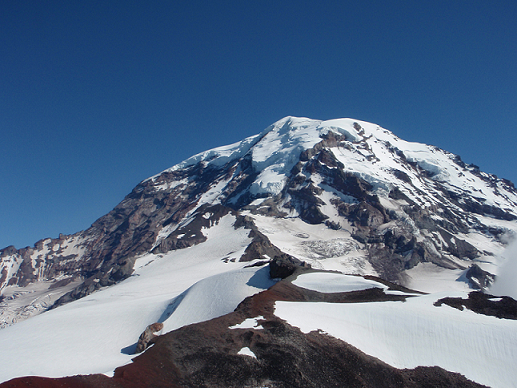
//> input picture project_images/Rainier1.png, 517 x 388 px
$ ./Main_ExtraCredit4   (built with g++ and OpenCV 4)
//> lines starting //> are read from the running program, lines starting //| are printed output that depends on the picture
### src/Stitching.cpp
//
//  Stitching.cpp
//  OpenCV-Template
//
//  Created by Benjamin Therien on 2019-03-22.
//  Copyright © 2019 Benjamin Therien. All rights reserved.
//

#include <opencv2/opencv.hpp>
#include <cmath>
#include <iostream>
#include <unistd.h>
#include <vector>
#include "ransac.cpp"

using namespace std;
using namespace cv;

/**
 * @struct StitchedInfo
 * Use --> Container for a stitched image, and a point representing the displacement of the central image from
 */
struct StitchedInfo
{
    Mat StitchedImage;
    Point2f norm;
};
/**
 * @struct toStitch
 * Use --> stitching many images together, this is used to hold an image and its homography to the center images plane
 */
struct toStitch
{
    Mat image, HomToCenter;
    // [5 lines left out: function toStitch, not called in this run]
};
/**
 @function getCornersVec
 @param Mat image : an image
 @return a vector containing coordinate points of each corner of the image
 */
// [9 lines left out: function getCornersVec, not called in this run]

/**
 @function getProjectedCornersVec
 @param cornerInterest : the image, Mat H : the homography we want to warp the image with
 @return a vector containing coordinates of projected corners of the imge
 */
// [11 lines left out: function getProjectedCornersVec, not called in this run]
/**
 @function getCornersVec
 @param image1 & 2 : images we wish to stitch together, HomInv : the homography from image 2 to 1
 @return a map containing 2 points, the maximum coordinates and minimum coordinates of the projected images
 */
// [32 lines left out: function getCornersVec, not called in this run]
/**
 @function getStitchedImage
 @param image1 & 2 : images we wish to stitch together, HomInv : the homography from image 2 to 1
 @return a Stitched info struct containing a black image with the dimensions of the stitched image, + norm...
 */
// [10 lines left out: function getStitchedImage, not called in this run]
/**
 @function addTo
 @param SI: stitched info struct containing the black stitiched image, Mat image1 : an image in the same plane as the stitched image
 @return bool true if a or b value is in array, false otherwise
 */
// [10 lines left out: function addTo, not called in this run]
/**
 @function getInterpolatedValue
 @param Vec3b, v1 and v2
 @return a Vec3b containing the average values of v1 and v2
 */
// [8 lines left out: function getInterpolatedValue, not called in this run]
/**
 @function projectInto
 @param SI: stitched info struct containing the incomplete stitched image ,
 @param Mat image2 : an image we wish to add into the stitched image, Hom: the homography from stitched image to image 2

 */
// [24 lines left out: function projectInto, not called in this run]
/**
 @function Stitch
 @param img_1&2: images we wish to stitch together
 @param Homographies: map containing Hom and HomInv --> homographies between img_1 and 2
 @return the Mat result of stitching img_1 and 2 given homographies
 */
// [7 lines left out: function Stitch, not called in this run]
/**
 @function combine
 @param extremas : vector of Max and Min points
 @return map of the max and min points of all the points in the vector
 */
// [22 lines left out: function combine, not called in this run]
/**
 @function stitchMultiple
 @param image1 : the image of the plan we wish to project into
 @param ims : vector of toStitch structs
 @return Stitched info struct containing the stitched image.
 */
// [20 lines left out: function stitchMultiple, not called in this run]
/**
 @function Feather Helper
 @param val : the uchar of a Vec3b
 @return the value modified by our desired feathering
 */
static bool isInElipse(double c, double r, double x, double y, double percent)
{
    double xTrans = pow((x-(c/2)),2)/pow(((c/2)-(c*percent)),2);
    double yTrans = pow((y-(r/2)),2)/pow(((r/2)-(r*percent)),2);
    if(xTrans+yTrans < 1)
        return true;
    else
        return false;
}
/**
 @function Feather Helper
 @param val : the uchar of a Vec3b
 @return the value modified by our desired feathering
 */
inline static uchar getFVal(uchar val, double c, double r, double x, double y, double percent)
{
    double distX = abs(c-x), distY = abs(r-y);
    if(distX > c/2)
        distX = abs(distX- c);
    if(distY > r/2)
        distY = abs(distY-r);

    double transform = 1;

    if(distY > distX)
    {
         transform = (r*percent)/(distY);
    }
    else
    {
         transform = (c*percent)/(distX);
    }

    return val/transform;
}
/**
 @function Feather Helper
 @param image1 : the image we wish to feather
 @param amount : the degree to which we wish to feather the image
 @return a Feathered version of image 1
 */
static Vec3b getFeatheredVec( double c, double r, Vec3b v, double x, double y)
{
    double p = .23;
    if(!isInElipse(c,r,x,y,.1) )
    {
        return Vec3b( getFVal(v[0],c,r,x,y,p), getFVal(v[1],c,r,x,y,p), getFVal(v[2],c,r,x,y,p));
    }
    else
    {
        return v;
    }
}


/**
 @function getFeatheredImage
 @param image1 : the image we wish to feather
 @param amount : the degree to which we wish to feather the image
 @return a Feathered version of image 1
 */
static Mat getFeatheredImage(Mat image, double feather)
{
    int rows = image.rows, cols = image.cols;
    Mat toReturn(image);

    for(int c = 0; c< cols; c++)
    {
        for(int r = 0; r< rows; r++)
        {
             image.at<Vec3b>(r,c) = getFeatheredVec( cols, rows, image.at<Vec3b>(r,c) ,  c,  r);
        }
    }
    return image;

}

### src/Main_ExtraCredit4.cpp
//
//  bonus2Main.cpp
//  OpenCV-Template
//
//  Created by Benjamin Therien on 2019-03-23.
//  Copyright © 2019 Benjamin Therien. All rights reserved.
//

#include "CornerDescriptor.cpp"
#include <stdio.h>
#include <opencv2/opencv.hpp>
#include <opencv2/xfeatures2d.hpp>
#include <cmath>
#include <iostream>
#include <unistd.h>
#include <vector>


using namespace std;
using namespace cv;

int main()
{

    string image1Path = "../../../../project_images/Rainier1.png";
    Mat img_1 = imread(image1Path, CV_LOAD_IMAGE_COLOR);
//> img_1 is the input picture: 388 rows x 517 cols, CV_8UC3; mean B, G, R 135.7, 109.3, 88.8

    string image2Path = "../../../../project_images/Rainier2.png";
    Mat img_2 = imread(image2Path, CV_LOAD_IMAGE_COLOR);
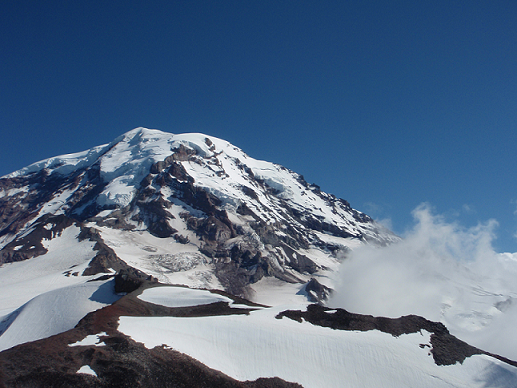
//> input picture project_images/Rainier2.png, 517 x 388 px
//> img_2 is the input picture: 388 rows x 517 cols, CV_8UC3; mean B, G, R 134.4, 107.9, 86


    imshow("image",getFeatheredImage(img_1, 0));
//> after the loop in getFeatheredImage, `for(int c = 0; c< cols; c++)`:
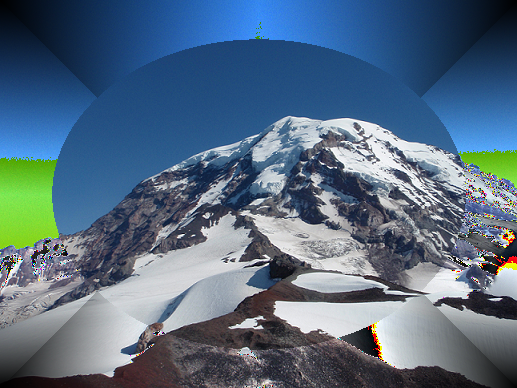
//> image: 388 rows x 517 cols, CV_8UC3; mean B, G, R 128.6, 107.7, 85.6
    waitKey(0);

    return 0;
}
